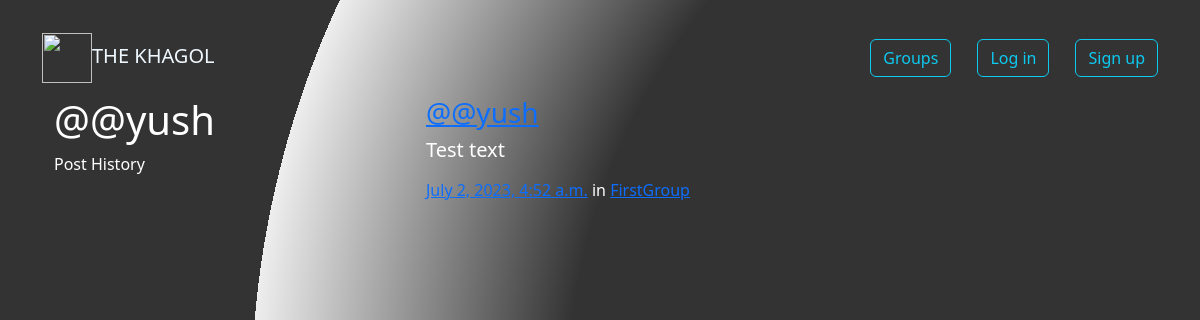
Screenshot of /posts/by/@yush/ with the database file from the repository.
### posts/models.py (models this page shows, shortened)
class Post(models.Model):
    user = models.ForeignKey(User, related_name="posts",on_delete=models.CASCADE)
    created_at = models.DateTimeField(auto_now=True)
    message = models.TextField()
    message_html = models.TextField(editable=False)
    group = models.ForeignKey(Group, related_name="posts",null=True, blank=True,on_delete=models.CASCADE)
    class Meta:
        ordering = ["-created_at"]
        unique_together = ["user", "message"]

### groups/models.py (models this page shows, shortened)
class Group(models.Model):
    name = models.CharField(max_length=255, unique=True)
    slug = models.SlugField(allow_unicode=True, unique=True)
    description = models.TextField(blank=True, default='')
    description_html = models.TextField(editable=False, default='', blank=True)
    members = models.ManyToManyField(User,through="GroupMember")
    class Meta:
        ordering = ["name"]

### posts/views.py (the view)
# urls.py: path("by/<username>/",views.UserPosts.as_view(),name="for_user"),
class UserPosts(generic.ListView):
    model = models.Post
    template_name = "posts/user_post_list.html"
    def get_queryset(self):
        try:
            self.post_user = User.objects.prefetch_related("posts").get(
                username__iexact=self.kwargs.get("username")
            )
        except User.DoesNotExist:
            raise Http404
        else:
            return self.post_user.posts.all()
    def get_context_data(self, **kwargs):
        context = super().get_context_data(**kwargs)
        context["post_user"] = self.post_user
        return context

### posts/templates/posts/user_post_list.html
{% extends "posts/post_base.html" %}
{% block prepost %}
<div class="col-md-4">
	<h1>@{{ post_user.username }}</h1>
	<p>Post History</p>
</div>
{% endblock %}
{% block post_content %}
<div class="col-md-8">
	{% for post in post_list %}
		{% include "posts/_post.html" %}
	{% endfor %}
</div>
{% endblock %}

### posts/templates/posts/_post.html (shortened to what this page needs)
<div class="media">
	<h3 class="mr-5"><a href="{% url 'posts:for_user' username=post.user.username %}">@{{ post.user.username }}</a></h3>
	<div class="media-body">
		<h5>{{ post.message_html|safe }}</h5>
			<time class="time"><a href="{% url 'posts:single' username=post.user.username pk=post.pk %}">{{ post.created_at }}</a></time>
			{% if post.group %}
			<span class="group-name">in <a href="#">{{ post.group.name }}</a></span>
			{% endif %}
	</div>
</div>

### static/socialproject/css/master.css (style rules this page uses)
body { margin-top: 20px; height: 100%; width: 100%; overflow: hidden; color: #b5e3e3; }
body { -webkit-font-smoothing: antialiased; color: #fff; background: radial-gradient(circle at 100%, #333, #333 50%, #eee 75%, #333 75%); background-attachment: fixed; }

### rows the page displays
Post: user.username "@yush", message_html "Test text", created_at "July 2, 2023, 4:52 a.m.", group.name "FirstGroup"

### other values shown
{{ post_user.username }} "@yush"
